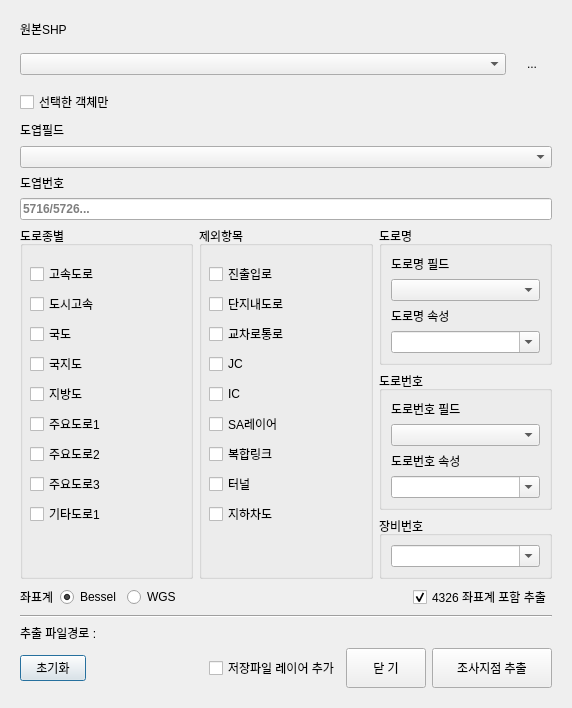
<?xml version="1.0" encoding="UTF-8"?>
<ui version="4.0">
 <class>Dialog</class>
 <widget class="QDialog" name="Dialog">
  <property name="windowModality">
   <enum>Qt::WindowModal</enum>
  </property>
  <property name="geometry">
   <rect>
    <x>0</x>
    <y>0</y>
    <width>572</width>
    <height>663</height>
   </rect>
  </property>
  <property name="sizePolicy">
   <sizepolicy hsizetype="Preferred" vsizetype="Preferred">
    <horstretch>0</horstretch>
    <verstretch>0</verstretch>
   </sizepolicy>
  </property>
  <property name="minimumSize">
   <size>
    <width>550</width>
    <height>0</height>
   </size>
  </property>
  <property name="maximumSize">
   <size>
    <width>572</width>
    <height>16777215</height>
   </size>
  </property>
  <property name="focusPolicy">
   <enum>Qt::NoFocus</enum>
  </property>
  <property name="windowTitle">
   <string>solemap_tool</string>
  </property>
  <property name="modal">
   <bool>false</bool>
  </property>
  <layout class="QVBoxLayout" name="verticalLayout_6">
   <item>
    <widget class="QFrame" name="frame">
     <property name="minimumSize">
      <size>
       <width>550</width>
       <height>0</height>
      </size>
     </property>
     <property name="maximumSize">
      <size>
       <width>550</width>
       <height>16777215</height>
      </size>
     </property>
     <property name="frameShape">
      <enum>QFrame::NoFrame</enum>
     </property>
     <property name="frameShadow">
      <enum>QFrame::Raised</enum>
     </property>
     <layout class="QVBoxLayout" name="verticalLayout">
      <item>
       <widget class="QLabel" name="label">
        <property name="sizePolicy">
         <sizepolicy hsizetype="Fixed" vsizetype="Preferred">
          <horstretch>0</horstretch>
          <verstretch>0</verstretch>
         </sizepolicy>
        </property>
        <property name="text">
         <string>원본SHP</string>
        </property>
       </widget>
      </item>
      <item>
       <layout class="QHBoxLayout" name="horizontalLayout_2">
        <item>
         <widget class="QgsMapLayerComboBox" name="mMapLayerComboBox">
          <property name="toolTip">
           <string>shp파일 선택</string>
          </property>
         </widget>
        </item>
        <item>
         <widget class="QToolButton" name="toolButton">
          <property name="enabled">
           <bool>true</bool>
          </property>
          <property name="minimumSize">
           <size>
            <width>40</width>
            <height>40</height>
           </size>
          </property>
          <property name="toolTip">
           <string>파일 열기</string>
          </property>
          <property name="text">
           <string>...</string>
          </property>
          <property name="iconSize">
           <size>
            <width>29</width>
            <height>29</height>
           </size>
          </property>
          <property name="toolButtonStyle">
           <enum>Qt::ToolButtonIconOnly</enum>
          </property>
          <property name="autoRaise">
           <bool>true</bool>
          </property>
         </widget>
        </item>
       </layout>
      </item>
      <item>
       <widget class="QCheckBox" name="checkBox">
        <property name="enabled">
         <bool>true</bool>
        </property>
        <property name="acceptDrops">
         <bool>false</bool>
        </property>
        <property name="toolTip">
         <string>선택한 객체에서 추출</string>
        </property>
        <property name="text">
         <string>선택한 객체만</string>
        </property>
        <property name="checkable">
         <bool>true</bool>
        </property>
        <property name="checked">
         <bool>false</bool>
        </property>
        <property name="autoRepeat">
         <bool>false</bool>
        </property>
        <property name="autoExclusive">
         <bool>false</bool>
        </property>
       </widget>
      </item>
      <item>
       <layout class="QHBoxLayout" name="horizontalLayout_3">
        <item>
         <widget class="QLabel" name="label_3">
          <property name="text">
           <string>도엽필드</string>
          </property>
         </widget>
        </item>
        <item>
         <spacer name="horizontalSpacer_2">
          <property name="orientation">
           <enum>Qt::Horizontal</enum>
          </property>
          <property name="sizeHint" stdset="0">
           <size>
            <width>40</width>
            <height>20</height>
           </size>
          </property>
         </spacer>
        </item>
       </layout>
      </item>
      <item>
       <widget class="QgsFieldComboBox" name="mFieldComboBox">
        <property name="toolTip">
         <string>도엽번호 필드 선택</string>
        </property>
       </widget>
      </item>
      <item>
       <widget class="QLabel" name="label_2">
        <property name="text">
         <string>도엽번호</string>
        </property>
       </widget>
      </item>
      <item>
       <widget class="QLineEdit" name="lineEdit">
        <property name="font">
         <font>
          <pointsize>9</pointsize>
          <weight>75</weight>
          <italic>false</italic>
          <bold>true</bold>
          <strikeout>false</strikeout>
          <kerning>true</kerning>
         </font>
        </property>
        <property name="toolTip">
         <string>도엽번호 입력</string>
        </property>
        <property name="placeholderText">
         <string>5716/5726...</string>
        </property>
        <property name="clearButtonEnabled">
         <bool>true</bool>
        </property>
       </widget>
      </item>
      <item>
       <layout class="QHBoxLayout" name="horizontalLayout_4" stretch="1,1,1">
        <item>
         <widget class="QGroupBox" name="groupBox_3">
          <property name="sizePolicy">
           <sizepolicy hsizetype="Preferred" vsizetype="Preferred">
            <horstretch>0</horstretch>
            <verstretch>0</verstretch>
           </sizepolicy>
          </property>
          <property name="title">
           <string>도로종별</string>
          </property>
          <widget class="QCheckBox" name="checkBox_RoadKind_4">
           <property name="geometry">
            <rect>
             <x>10</x>
             <y>130</y>
             <width>91</width>
             <height>16</height>
            </rect>
           </property>
           <property name="text">
            <string>국지도</string>
           </property>
          </widget>
          <widget class="QCheckBox" name="checkBox_RoadKind_3">
           <property name="geometry">
            <rect>
             <x>10</x>
             <y>100</y>
             <width>91</width>
             <height>16</height>
            </rect>
           </property>
           <property name="text">
            <string>국도</string>
           </property>
          </widget>
          <widget class="QCheckBox" name="checkBox_RoadKind_7">
           <property name="geometry">
            <rect>
             <x>10</x>
             <y>220</y>
             <width>91</width>
             <height>16</height>
            </rect>
           </property>
           <property name="text">
            <string>주요도로2</string>
           </property>
          </widget>
          <widget class="QCheckBox" name="checkBox_RoadKind_6">
           <property name="geometry">
            <rect>
             <x>10</x>
             <y>190</y>
             <width>91</width>
             <height>16</height>
            </rect>
           </property>
           <property name="text">
            <string>주요도로1</string>
           </property>
          </widget>
          <widget class="QCheckBox" name="checkBox_RoadKind_1">
           <property name="geometry">
            <rect>
             <x>10</x>
             <y>40</y>
             <width>91</width>
             <height>16</height>
            </rect>
           </property>
           <property name="text">
            <string>고속도로</string>
           </property>
          </widget>
          <widget class="QCheckBox" name="checkBox_RoadKind_9">
           <property name="geometry">
            <rect>
             <x>10</x>
             <y>280</y>
             <width>91</width>
             <height>16</height>
            </rect>
           </property>
           <property name="text">
            <string>기타도로1</string>
           </property>
          </widget>
          <widget class="QCheckBox" name="checkBox_RoadKind_2">
           <property name="geometry">
            <rect>
             <x>10</x>
             <y>70</y>
             <width>91</width>
             <height>16</height>
            </rect>
           </property>
           <property name="text">
            <string>도시고속</string>
           </property>
          </widget>
          <widget class="QCheckBox" name="checkBox_RoadKind_5">
           <property name="geometry">
            <rect>
             <x>10</x>
             <y>160</y>
             <width>91</width>
             <height>16</height>
            </rect>
           </property>
           <property name="text">
            <string>지방도</string>
           </property>
          </widget>
          <widget class="QCheckBox" name="checkBox_RoadKind_8">
           <property name="geometry">
            <rect>
             <x>10</x>
             <y>250</y>
             <width>91</width>
             <height>16</height>
            </rect>
           </property>
           <property name="text">
            <string>주요도로3</string>
           </property>
          </widget>
         </widget>
        </item>
        <item>
         <widget class="QGroupBox" name="groupBox_4">
          <property name="sizePolicy">
           <sizepolicy hsizetype="Preferred" vsizetype="Expanding">
            <horstretch>0</horstretch>
            <verstretch>0</verstretch>
           </sizepolicy>
          </property>
          <property name="minimumSize">
           <size>
            <width>0</width>
            <height>320</height>
           </size>
          </property>
          <property name="contextMenuPolicy">
           <enum>Qt::NoContextMenu</enum>
          </property>
          <property name="title">
           <string>제외항목</string>
          </property>
          <widget class="QCheckBox" name="checkBox_Exception_1">
           <property name="geometry">
            <rect>
             <x>10</x>
             <y>40</y>
             <width>91</width>
             <height>16</height>
            </rect>
           </property>
           <property name="text">
            <string>진출입로</string>
           </property>
          </widget>
          <widget class="QCheckBox" name="checkBox_Exception_2">
           <property name="geometry">
            <rect>
             <x>10</x>
             <y>70</y>
             <width>91</width>
             <height>16</height>
            </rect>
           </property>
           <property name="text">
            <string>단지내도로</string>
           </property>
          </widget>
          <widget class="QCheckBox" name="checkBox_Exception_5">
           <property name="geometry">
            <rect>
             <x>10</x>
             <y>160</y>
             <width>91</width>
             <height>16</height>
            </rect>
           </property>
           <property name="text">
            <string>IC</string>
           </property>
          </widget>
          <widget class="QCheckBox" name="checkBox_Exception_6">
           <property name="geometry">
            <rect>
             <x>10</x>
             <y>190</y>
             <width>91</width>
             <height>16</height>
            </rect>
           </property>
           <property name="text">
            <string>SA레이어</string>
           </property>
          </widget>
          <widget class="QCheckBox" name="checkBox_Exception_7">
           <property name="geometry">
            <rect>
             <x>10</x>
             <y>220</y>
             <width>91</width>
             <height>16</height>
            </rect>
           </property>
           <property name="text">
            <string>복합링크</string>
           </property>
          </widget>
          <widget class="QCheckBox" name="checkBox_Exception_8">
           <property name="geometry">
            <rect>
             <x>10</x>
             <y>250</y>
             <width>91</width>
             <height>16</height>
            </rect>
           </property>
           <property name="text">
            <string>터널</string>
           </property>
          </widget>
          <widget class="QCheckBox" name="checkBox_Exception_9">
           <property name="geometry">
            <rect>
             <x>10</x>
             <y>280</y>
             <width>91</width>
             <height>16</height>
            </rect>
           </property>
           <property name="text">
            <string>지하차도</string>
           </property>
          </widget>
          <widget class="QCheckBox" name="checkBox_Exception_3">
           <property name="geometry">
            <rect>
             <x>10</x>
             <y>100</y>
             <width>91</width>
             <height>16</height>
            </rect>
           </property>
           <property name="text">
            <string>교차로통로</string>
           </property>
          </widget>
          <widget class="QCheckBox" name="checkBox_Exception_4">
           <property name="geometry">
            <rect>
             <x>10</x>
             <y>130</y>
             <width>91</width>
             <height>16</height>
            </rect>
           </property>
           <property name="text">
            <string>JC</string>
           </property>
          </widget>
         </widget>
        </item>
        <item>
         <layout class="QVBoxLayout" name="verticalLayout_2">
          <item>
           <widget class="QGroupBox" name="groupBox">
            <property name="title">
             <string>도로명</string>
            </property>
            <layout class="QVBoxLayout" name="verticalLayout_3">
             <item>
              <widget class="QLabel" name="label_8">
               <property name="text">
                <string>도로명 필드</string>
               </property>
              </widget>
             </item>
             <item>
              <widget class="QgsFieldComboBox" name="mFieldComboBox_2">
               <property name="toolTip">
                <string>도로명 필드 선택</string>
               </property>
              </widget>
             </item>
             <item>
              <widget class="QLabel" name="label_5">
               <property name="text">
                <string>도로명 속성</string>
               </property>
              </widget>
             </item>
             <item>
              <widget class="QComboBox" name="comboBox_RoadName">
               <property name="enabled">
                <bool>true</bool>
               </property>
               <property name="sizePolicy">
                <sizepolicy hsizetype="Expanding" vsizetype="Fixed">
                 <horstretch>0</horstretch>
                 <verstretch>0</verstretch>
                </sizepolicy>
               </property>
               <property name="minimumSize">
                <size>
                 <width>80</width>
                 <height>0</height>
                </size>
               </property>
               <property name="mouseTracking">
                <bool>false</bool>
               </property>
               <property name="tabletTracking">
                <bool>true</bool>
               </property>
               <property name="acceptDrops">
                <bool>true</bool>
               </property>
               <property name="toolTip">
                <string>도로명 선택</string>
               </property>
               <property name="editable">
                <bool>true</bool>
               </property>
               <property name="currentText">
                <string/>
               </property>
               <property name="maxVisibleItems">
                <number>15</number>
               </property>
               <property name="duplicatesEnabled">
                <bool>true</bool>
               </property>
              </widget>
             </item>
            </layout>
           </widget>
          </item>
          <item>
           <widget class="QGroupBox" name="groupBox_2">
            <property name="title">
             <string>도로번호</string>
            </property>
            <layout class="QVBoxLayout" name="verticalLayout_4">
             <item>
              <widget class="QLabel" name="label_10">
               <property name="text">
                <string>도로번호 필드</string>
               </property>
              </widget>
             </item>
             <item>
              <widget class="QgsFieldComboBox" name="mFieldComboBox_3">
               <property name="toolTip">
                <string>도로번호 필드 선택</string>
               </property>
              </widget>
             </item>
             <item>
              <widget class="QLabel" name="label_6">
               <property name="text">
                <string>도로번호 속성</string>
               </property>
              </widget>
             </item>
             <item>
              <widget class="QComboBox" name="comboBox_RoadNum">
               <property name="enabled">
                <bool>true</bool>
               </property>
               <property name="sizePolicy">
                <sizepolicy hsizetype="Expanding" vsizetype="Fixed">
                 <horstretch>0</horstretch>
                 <verstretch>0</verstretch>
                </sizepolicy>
               </property>
               <property name="minimumSize">
                <size>
                 <width>80</width>
                 <height>0</height>
                </size>
               </property>
               <property name="mouseTracking">
                <bool>false</bool>
               </property>
               <property name="tabletTracking">
                <bool>true</bool>
               </property>
               <property name="acceptDrops">
                <bool>true</bool>
               </property>
               <property name="toolTip">
                <string>도로번호 선택</string>
               </property>
               <property name="editable">
                <bool>true</bool>
               </property>
               <property name="currentText">
                <string/>
               </property>
               <property name="maxVisibleItems">
                <number>15</number>
               </property>
               <property name="duplicatesEnabled">
                <bool>true</bool>
               </property>
              </widget>
             </item>
            </layout>
           </widget>
          </item>
          <item>
           <widget class="QGroupBox" name="Device">
            <property name="title">
             <string>장비번호</string>
            </property>
            <layout class="QVBoxLayout" name="verticalLayout_5">
             <item>
              <widget class="QComboBox" name="Device_Number">
               <property name="enabled">
                <bool>true</bool>
               </property>
               <property name="sizePolicy">
                <sizepolicy hsizetype="Expanding" vsizetype="Fixed">
                 <horstretch>0</horstretch>
                 <verstretch>0</verstretch>
                </sizepolicy>
               </property>
               <property name="minimumSize">
                <size>
                 <width>80</width>
                 <height>0</height>
                </size>
               </property>
               <property name="mouseTracking">
                <bool>false</bool>
               </property>
               <property name="tabletTracking">
                <bool>true</bool>
               </property>
               <property name="acceptDrops">
                <bool>true</bool>
               </property>
               <property name="toolTip">
                <string>장비번호 선택</string>
               </property>
               <property name="editable">
                <bool>true</bool>
               </property>
               <property name="currentText">
                <string/>
               </property>
               <property name="currentIndex">
                <number>-1</number>
               </property>
               <property name="maxVisibleItems">
                <number>20</number>
               </property>
               <property name="duplicatesEnabled">
                <bool>true</bool>
               </property>
               <item>
                <property name="text">
                 <string>NFS1</string>
                </property>
               </item>
               <item>
                <property name="text">
                 <string>NFS4</string>
                </property>
               </item>
               <item>
                <property name="text">
                 <string>NFS5</string>
                </property>
               </item>
               <item>
                <property name="text">
                 <string>NFS6</string>
                </property>
               </item>
               <item>
                <property name="text">
                 <string>NFS7</string>
                </property>
               </item>
               <item>
                <property name="text">
                 <string>NFS8</string>
                </property>
               </item>
               <item>
                <property name="text">
                 <string>NFS9</string>
                </property>
               </item>
               <item>
                <property name="text">
                 <string>NFS21</string>
                </property>
               </item>
               <item>
                <property name="text">
                 <string>NFS22</string>
                </property>
               </item>
               <item>
                <property name="text">
                 <string>NFS23</string>
                </property>
               </item>
               <item>
                <property name="text">
                 <string>NFS24</string>
                </property>
               </item>
               <item>
                <property name="text">
                 <string>NFS25</string>
                </property>
               </item>
               <item>
                <property name="text">
                 <string>NFS26</string>
                </property>
               </item>
               <item>
                <property name="text">
                 <string>OZ1_4</string>
                </property>
               </item>
               <item>
                <property name="text">
                 <string>OZ1_5</string>
                </property>
               </item>
               <item>
                <property name="text">
                 <string>OZ1_8</string>
                </property>
               </item>
              </widget>
             </item>
            </layout>
           </widget>
          </item>
         </layout>
        </item>
       </layout>
      </item>
      <item>
       <layout class="QHBoxLayout" name="horizontalLayout">
        <item>
         <widget class="QLabel" name="label_9">
          <property name="text">
           <string>좌표계</string>
          </property>
         </widget>
        </item>
        <item>
         <widget class="QRadioButton" name="radioButton_b">
          <property name="text">
           <string>Bessel</string>
          </property>
          <property name="checked">
           <bool>true</bool>
          </property>
         </widget>
        </item>
        <item>
         <widget class="QRadioButton" name="radioButton_w">
          <property name="text">
           <string>WGS</string>
          </property>
         </widget>
        </item>
        <item>
         <spacer name="horizontalSpacer">
          <property name="orientation">
           <enum>Qt::Horizontal</enum>
          </property>
          <property name="sizeHint" stdset="0">
           <size>
            <width>40</width>
            <height>20</height>
           </size>
          </property>
         </spacer>
        </item>
        <item>
         <widget class="QCheckBox" name="layer4326_checkBox">
          <property name="layoutDirection">
           <enum>Qt::LeftToRight</enum>
          </property>
          <property name="text">
           <string>4326 좌표계 포함 추출</string>
          </property>
          <property name="checkable">
           <bool>true</bool>
          </property>
          <property name="checked">
           <bool>true</bool>
          </property>
          <property name="tristate">
           <bool>false</bool>
          </property>
         </widget>
        </item>
       </layout>
      </item>
      <item>
       <widget class="Line" name="line">
        <property name="orientation">
         <enum>Qt::Horizontal</enum>
        </property>
       </widget>
      </item>
      <item>
       <layout class="QHBoxLayout" name="horizontalLayout_6">
        <item>
         <widget class="QLabel" name="label_7">
          <property name="text">
           <string>추출 파일경로 : </string>
          </property>
         </widget>
        </item>
        <item>
         <widget class="QgsFileWidget" name="mQgsFileWidget">
          <property name="toolTip">
           <string>파일 경로 지정</string>
          </property>
          <property name="dialogTitle">
           <string>shp파일저장</string>
          </property>
          <property name="filter">
           <string>Shapefile (*.shp)</string>
          </property>
          <property name="storageMode">
           <enum>QgsFileWidget::SaveFile</enum>
          </property>
         </widget>
        </item>
       </layout>
      </item>
      <item>
       <layout class="QHBoxLayout" name="horizontalLayout_5">
        <item>
         <widget class="QPushButton" name="pushButton_ret">
          <property name="sizePolicy">
           <sizepolicy hsizetype="Minimum" vsizetype="Fixed">
            <horstretch>0</horstretch>
            <verstretch>0</verstretch>
           </sizepolicy>
          </property>
          <property name="minimumSize">
           <size>
            <width>15</width>
            <height>25</height>
           </size>
          </property>
          <property name="maximumSize">
           <size>
            <width>66</width>
            <height>16777215</height>
           </size>
          </property>
          <property name="text">
           <string>초기화</string>
          </property>
         </widget>
        </item>
        <item>
         <spacer name="horizontalSpacer_3">
          <property name="orientation">
           <enum>Qt::Horizontal</enum>
          </property>
          <property name="sizeHint" stdset="0">
           <size>
            <width>40</width>
            <height>20</height>
           </size>
          </property>
         </spacer>
        </item>
        <item>
         <widget class="QCheckBox" name="layerAdd_checkBox">
          <property name="layoutDirection">
           <enum>Qt::LeftToRight</enum>
          </property>
          <property name="text">
           <string>저장파일 레이어 추가</string>
          </property>
          <property name="tristate">
           <bool>false</bool>
          </property>
         </widget>
        </item>
        <item>
         <widget class="QPushButton" name="pushButton_close">
          <property name="minimumSize">
           <size>
            <width>0</width>
            <height>40</height>
           </size>
          </property>
          <property name="text">
           <string>닫 기</string>
          </property>
         </widget>
        </item>
        <item>
         <widget class="QPushButton" name="pushButton_exp">
          <property name="minimumSize">
           <size>
            <width>120</width>
            <height>40</height>
           </size>
          </property>
          <property name="maximumSize">
           <size>
            <width>120</width>
            <height>16777215</height>
           </size>
          </property>
          <property name="text">
           <string>조사지점 추출</string>
          </property>
         </widget>
        </item>
       </layout>
      </item>
      <item>
       <spacer name="verticalSpacer_2">
        <property name="orientation">
         <enum>Qt::Vertical</enum>
        </property>
        <property name="sizeHint" stdset="0">
         <size>
          <width>20</width>
          <height>15</height>
         </size>
        </property>
       </spacer>
      </item>
     </layout>
    </widget>
   </item>
  </layout>
 </widget>
 <customwidgets>
  <customwidget>
   <class>QgsFieldComboBox</class>
   <extends>QComboBox</extends>
   <header>qgsfieldcombobox.h</header>
  </customwidget>
  <customwidget>
   <class>QgsFileWidget</class>
   <extends>QWidget</extends>
   <header>qgsfilewidget.h</header>
  </customwidget>
  <customwidget>
   <class>QgsMapLayerComboBox</class>
   <extends>QComboBox</extends>
   <header>qgsmaplayercombobox.h</header>
  </customwidget>
 </customwidgets>
 <tabstops>
  <tabstop>mMapLayerComboBox</tabstop>
  <tabstop>mFieldComboBox</tabstop>
  <tabstop>lineEdit</tabstop>
  <tabstop>checkBox_RoadKind_1</tabstop>
  <tabstop>checkBox_RoadKind_2</tabstop>
  <tabstop>checkBox_RoadKind_3</tabstop>
  <tabstop>checkBox_RoadKind_4</tabstop>
  <tabstop>checkBox_RoadKind_5</tabstop>
  <tabstop>checkBox_RoadKind_6</tabstop>
  <tabstop>checkBox_RoadKind_7</tabstop>
  <tabstop>checkBox_RoadKind_8</tabstop>
  <tabstop>checkBox_RoadKind_9</tabstop>
  <tabstop>checkBox_Exception_1</tabstop>
  <tabstop>checkBox_Exception_2</tabstop>
  <tabstop>checkBox_Exception_3</tabstop>
  <tabstop>checkBox_Exception_4</tabstop>
  <tabstop>checkBox_Exception_5</tabstop>
  <tabstop>checkBox_Exception_6</tabstop>
  <tabstop>checkBox_Exception_7</tabstop>
  <tabstop>checkBox_Exception_8</tabstop>
  <tabstop>checkBox_Exception_9</tabstop>
  <tabstop>mFieldComboBox_2</tabstop>
  <tabstop>mFieldComboBox_3</tabstop>
  <tabstop>pushButton_ret</tabstop>
 </tabstops>
 <resources/>
 <connections/>
</ui>
